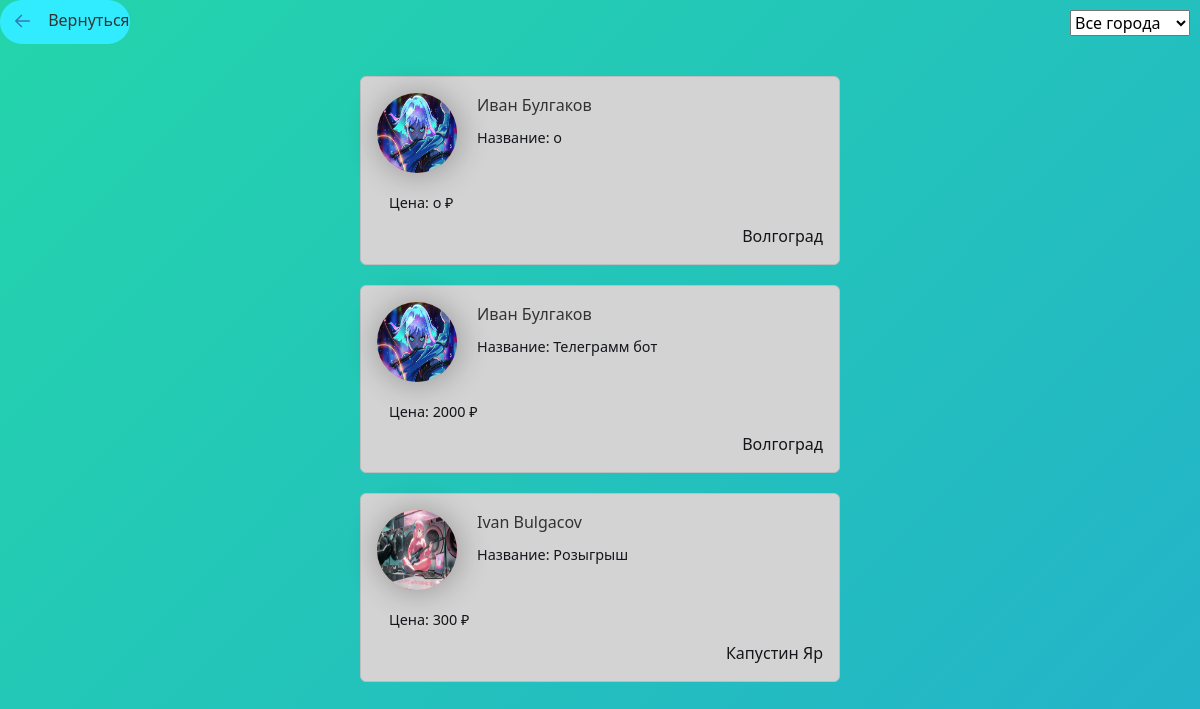
/tasks/, run on an earlier commit of the app's database.
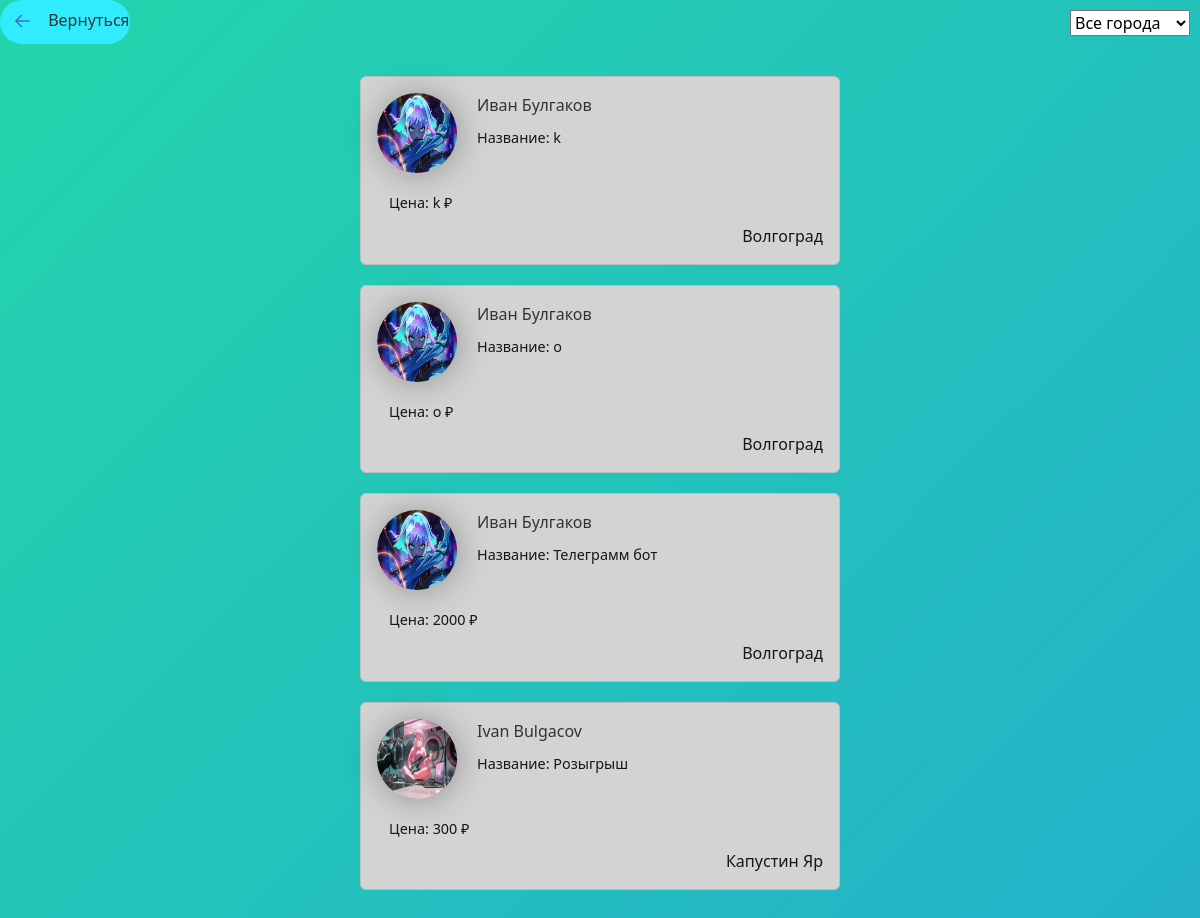
And on a later commit of the database.
### tasks_app_user/models.py (models this page shows, shortened)
class Articles(models.Model):
    title = models.CharField("Название Задания", max_length=35)
    anons = models.CharField("О задании", max_length=25)
    phope = models.CharField('Телефон для связи с вами', max_length=11)
    prise = models.CharField('Цена', max_length=15)
    full_text = models.TextField("Задания")
    data = models.DateTimeField(auto_now_add=True)
    user_name = models.CharField("User_name", max_length=15, )
    author = models.ForeignKey(User, on_delete=models.CASCADE, null=True)  # Внешний ключ к пользователю
    category = models.ForeignKey(Category, on_delete=models.SET_NULL, null=True)
    class Meta:
        verbose_name = "Задания"
        verbose_name_plural = "Задании"

class Profile(models.Model):
    user = models.OneToOneField(User, null=True, blank=True, on_delete=models.CASCADE)
    first_name = models.CharField(max_length=100)
    last_name = models.CharField(max_length=100)
    email = models.EmailField()
    telegram_url = models.URLField(blank=True, null=True)
    youtube_url = models.URLField(blank=True, null=True)
    vk_url = models.URLField(blank=True, null=True)
    profile_picture = models.ImageField("Изображения", default="profile_pictures/default_profile_picture.jpg",
                                        null=True,
                                        blank=True, upload_to='media/profile_pictures')
    city = models.CharField(max_length=100)

### tasks_app_user/views.py (the view)
# urls.py: path('', views.tasks_home, name='tasks_home'),
def tasks_home(request):
    category = request.GET.get('category')  # Получаем категорию из параметра запроса
    unique_cities = Profile.objects.values_list('city', flat=True).distinct()
    if category:
        tasks_all = Articles.objects.filter(category__name=category).order_by('-data')
    else:
        tasks_all = Articles.objects.order_by('-data')
    unique_cities = [city for city in unique_cities if city is not None]
    categories = Category.objects.all()
    context = {
        'tasks_all': tasks_all,
        'unique_cities': unique_cities,
        'categories': categories,
    }
    return render(request, 'tasks_app_user/tasks_home.html', context)

### tasks_app_user/templates/tasks_app_user/tasks_home.html (shortened to what this page needs)
{% extends 'tasks_app/layout.html' %}
{% block content %}
<div class="col">
    <a class="arrow-3" href="{% url 'category' %}">
    Вернуться
</a>
</div>
<div class="features">
    <form method="GET">
        <div>
            <select id="city_filter" name="city" onchange="filterTasks(this.value)" style="position: absolute; top: 10px; right: 10px;">
                <option value="">Все города</option>
            </select>
        </div>
    </form>
    <div id="tasks-container">
        {% if tasks_all %}
            {% for el in tasks_all %}
                <div class="alert alert-dark" onclick="window.location.href='{% url 'details_tasks' el.id %}'" style="cursor: pointer;">
                <div class="img_pod">
                    <a href="{% url 'user_profile' el.user_name %}">
                        <img class="profile-pic" src="{{ el.author.profile.profile_picture.url }}" alt="Profile Picture">
                    </a>
                </div>
                <a href="{% url 'user_profile' el.user_name %}">{{ el.author.profile.first_name }} {{ el.author.profile.last_name }}</a>
                <h3>Название: {{ el.title }}</h3><br>
                <h4>Цена: {{ el.prise }} ₽</h4>
                <div class="city" align="right">{{ el.author.profile.city }}</div>
             </div>
            {% endfor %}
        {% endif %}
    </div>
</div>
{% endblock %}

### tasks_app/templates/tasks_app/layout.html (shortened to what this page needs)
{% load static %}
<html lang="en">
<head>
    <link rel="stylesheet" href="https://cdn.jsdelivr.net/npm/bootstrap@5.2.3/dist/css/bootstrap.min.css">
    <link rel="stylesheet" href="{% static 'tasks_app/css/tasks_app.css' %}">
</head>
<body>
    <main>
        {% block content %}
        {% endblock %}
    </main>
</body>
</html>

### tasks_app/static/tasks_app/css/tasks_app.css (style rules this page uses)
html, body { width: 100%; height:100%; }
body { background: linear-gradient(-45deg, #ee7752, #e73c7e, #23a6d5, #23d5ab); background-size: 400% 400%; animation: gradient 15s ease infinite; }
body { background-color: var(--var-bgcolor); color: var(--var-fontcolor); }
:root { --var-bgcolor: #fff; --var-fontcolor: #000; }
.features { padding: 1em; padding: 1em; width: 70%; margin: auto; text-align: center; box-sizing: content-box; }

### tasks_app_user/templates/tasks_app_user/tasks_home.html (style rules this page uses)
.features { padding: 1em; width: 40%; margin: auto; border-radius: 10px; text-align: left; box-sizing: content-box; }
.img_pod { float: left; margin-right: 20px; width: 80px; height: 80px; background: linear-gradient(90deg, #ff9966, #ff5e62); border-radius: 50%; box-shadow: 1px 1px 2rem rgba(0, 0, 0, 0.3); }
.profile-pic { width: 100%; height: 100%; border-radius: 50%; }
h3, h4, p { font-size: 0.9rem; margin: 12px; }
a { text-decoration: none; color: #333; }
.alert { margin-bottom: 20px; }
.arrow-3 .arrow-3-icon { position: relative; top: -1px; transition: transform 0.3s ease; vertical-align: middle; transform: rotate(180deg); margin: 6px; }
.col { background: #31ecff; width: 130px; border-radius: 50px; }

What changed in the data, as far as the page shows it:
added Articles: author.profile.profile_picture (picture), author.profile.first_name "Иван", author.profile.last_name "Булгаков", title "k", prise "k", author.profile.city "Волгоград"
